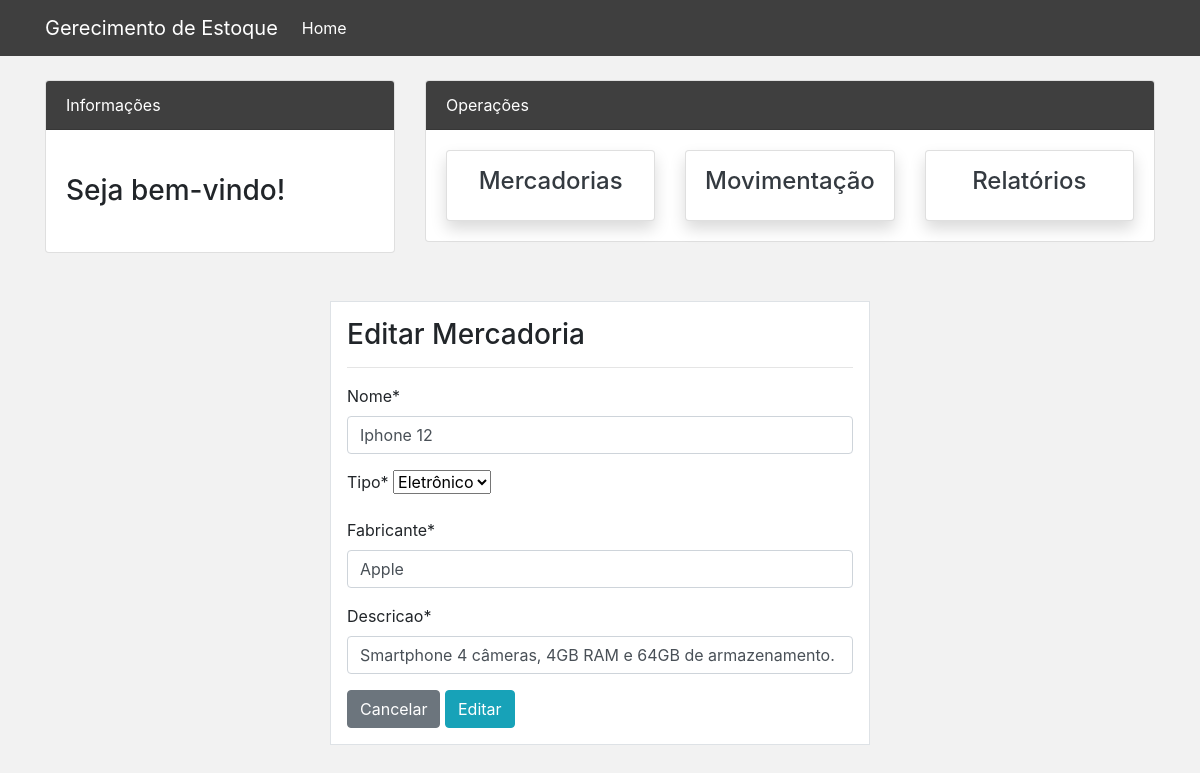
Page /mercadorias/update/27/ on the committed database.
### dashboard/models.py (models this page shows, shortened)
class Mercadoria(models.Model):
    nome = models.CharField(max_length=100, null=True)
    tipo = models.CharField(max_length=100, choices=TIPO, null=True)
    fabricante = models.CharField(max_length=100, null=True)
    descricao = models.CharField(max_length=100, null=True)
    quantidade = models.IntegerField(default=0)
    entradaQuantidade = models.IntegerField(default=0)
    saidaQuantidade = models.IntegerField(default=0)
    class Meta:
        verbose_name_plural = 'Mercadoria'

### dashboard/views.py (the view)
# urls.py: path('mercadorias/update/<int:pk>/', views.mercadoria_update, name='dashboard-mercadoria-update'),
def mercadoria_update(request, pk):
    item = Mercadoria.objects.get(id = pk)
    if  request.method == 'POST':
        form = MercadoriaForm(request.POST, instance = item)
        if form.is_valid():
            form.save()
            nomeMercadoria = item.nome
            messages.add_message(request, messages.ERROR, f'Mercadoria({nomeMercadoria}) editada', extra_tags='blue')
            return redirect('dashboard-mercadorias')
    else:
        form = MercadoriaForm(instance = item)
    context = {
        'form': form,
    }
    return render(request, 'dashboard/mercadorias_update.html', context)

### dashboard/forms.py
class MercadoriaForm(forms.ModelForm):
    class Meta:
        model = Mercadoria
        fields = ['nome', 'tipo', 'fabricante', 'descricao',]

### templates/dashboard/mercadorias_update.html (shortened to what this page needs)
{% extends 'partials/base.html' %}
{% load crispy_forms_tags %}
{% block content %}
<div class="container">
    <div class="row mt-5">
        <div class="col-md-6 offset-md-3">
            <div class="border bg-white p-3">
                <div class="h3">
                    Editar Mercadoria
                </div>
                <hr>
                <form method="POST">
                    {{ form|crispy }}
                    <a class="btn btn-secondary" href="{% url 'dashboard-mercadorias' %}">Cancelar</a>
                    <input class="btn btn-info" type="submit" value="Editar">
                </form>
                </div>
            </div>
        </div>
    </div>
{% endblock %}

### static/style.css (style rules this page uses)
body { background: rgb(145, 92, 92); }

### templates/partials/base.html (style rules this page uses)
body { background: #F2F2F2; }

### rows in the picture
Mercadoria: nome "Iphone 12", tipo "Eletrônico", fabricante "Apple", descricao "Smartphone 4 câmeras, 4GB RAM e 64GB de armazenamento."
